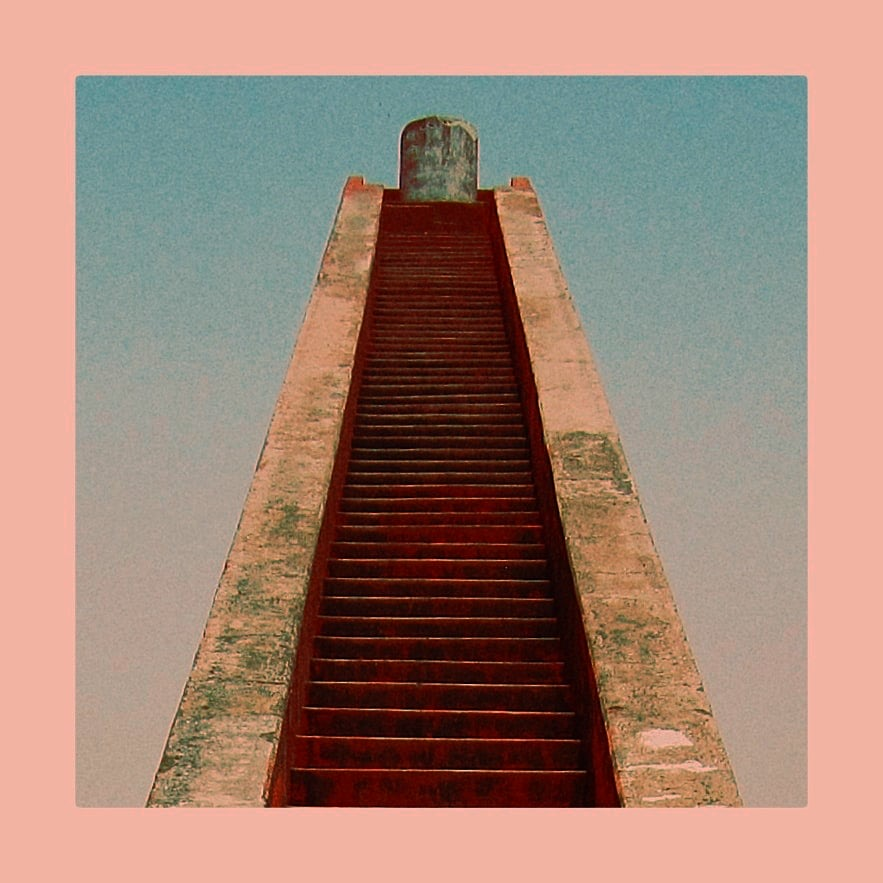
%> input picture stairs.jpeg, 883 x 883 px
$ octave ex1.m   (GNU Octave 9; MATLAB toolbox functions it lacks are replaced by stand-ins)
%> lines starting %> are read from the running program, lines starting %| are printed output that depends on the picture; in (x1, y1, x2, y2) boxes, pixels count from 0 and x2, y2 are one past the last pixel; in counts of white or black regions, pixels touching at a corner belong together; the program's own positions count from 1
clc;clear all;close all;

A = imread('stairs.jpeg');
%> A is the input picture: size 883x883x3 uint8; mean R, G, B 163, 132.7, 118.6
Abw = rgb2gray(A);
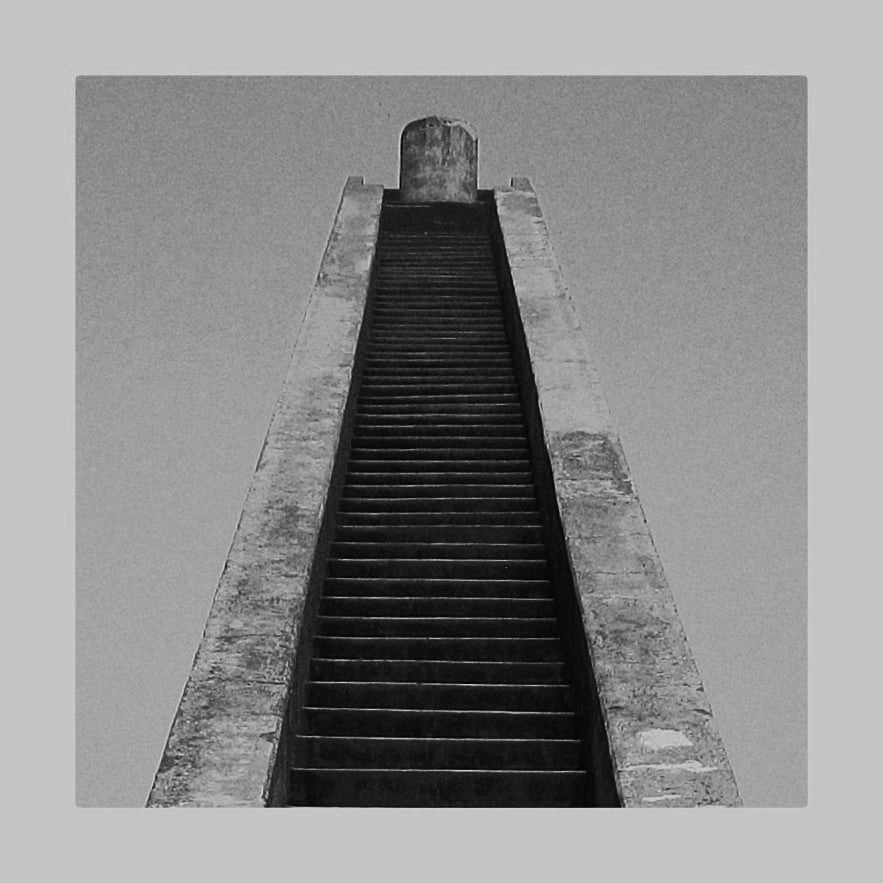
%> Abw: size 883x883 uint8; min 2, max 215, mean 140.2
figure();
imshow(Abw);

At = fft2(Abw);
F = log(abs(fftshift(At))+1);
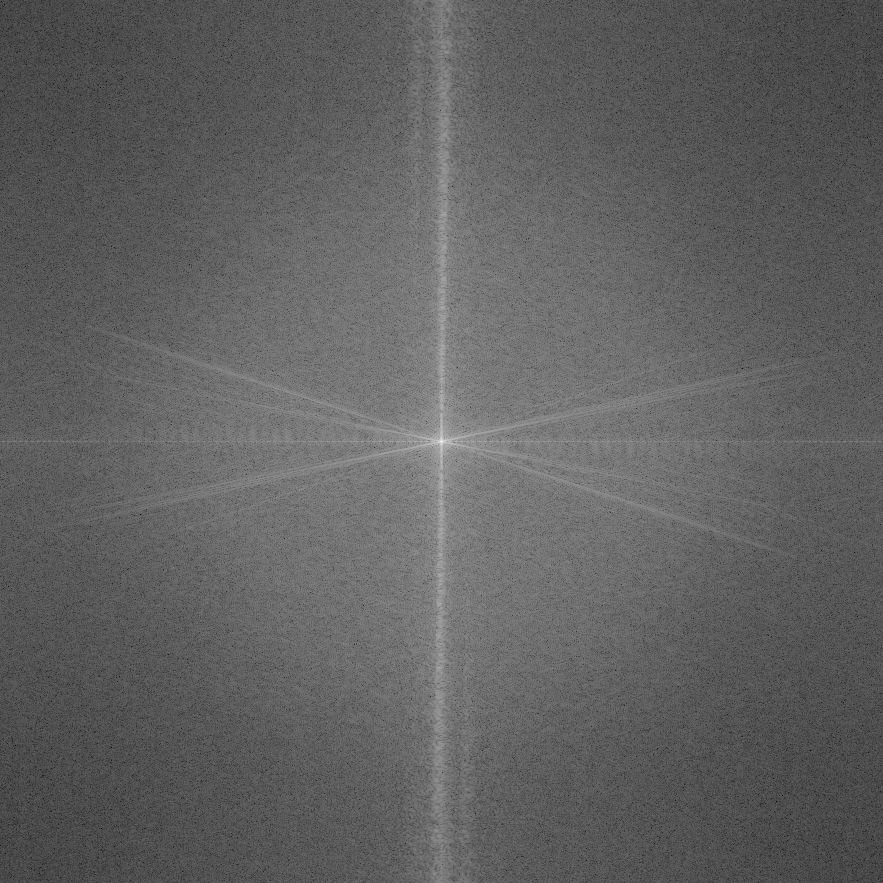
%> F: size 883x883 double; min 0.988, max 18.51, mean 7.67; drawn with min black and max white
figure();
imshow(mat2gray(F),[]);

Bt = sort(abs(At(:)));
keep = 0.05;
thresh = Bt(floor((1-keep)*length(Bt)));
%> thresh = 18412.6
ind = abs(At)>thresh;
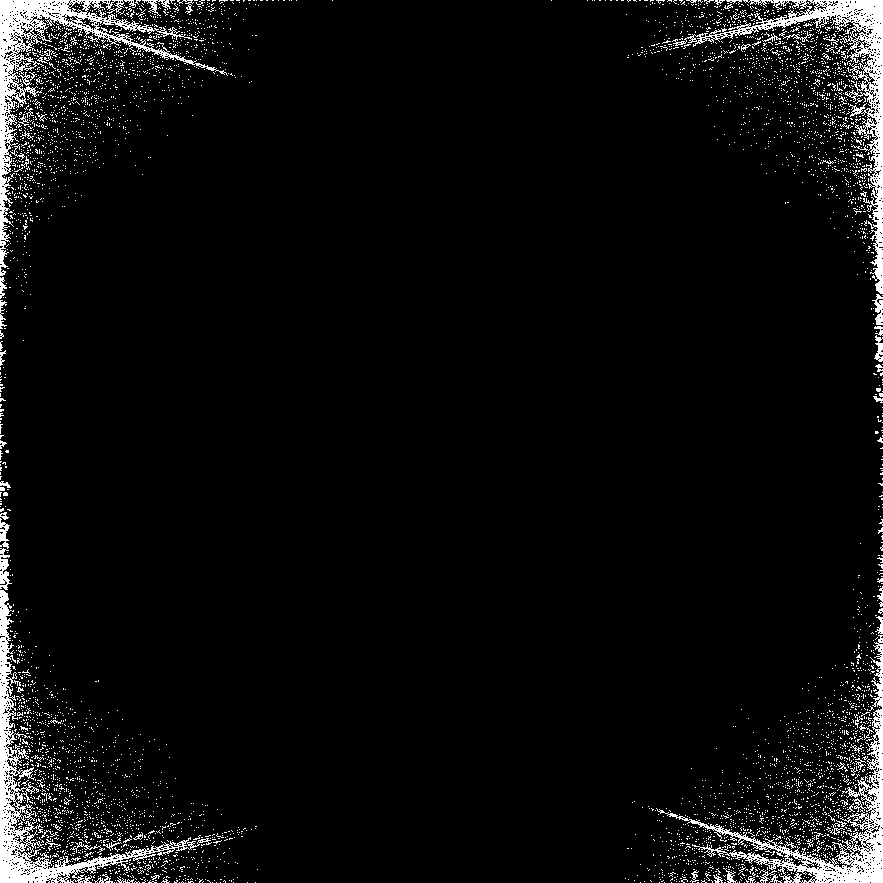
%> ind: size 883x883 logical; 5% white; 5131 white regions (5056 under 20 px), largest, box (x1, y1, x2, y2) and area: (0, 0, 228, 276) 6435, (0, 590, 212, 883) 6386, (672, 0, 883, 294) 6344
Atlow = At.*ind;

Fnew = log(abs(fftshift(Atlow))+1);
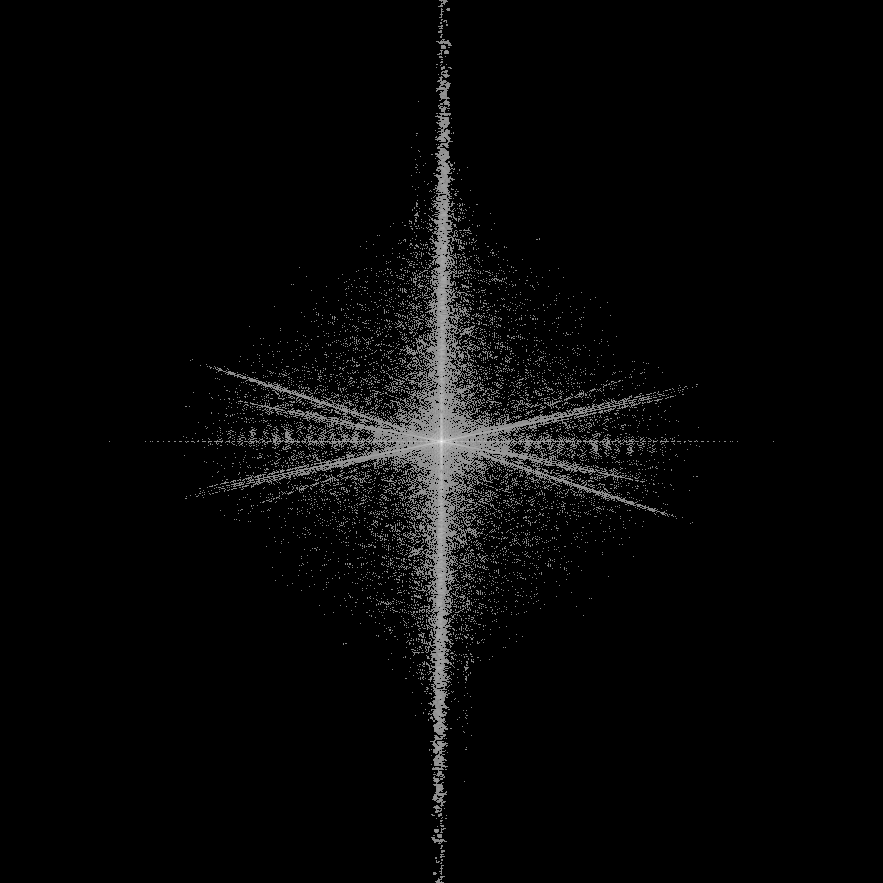
%> Fnew: size 883x883 double; min 0, max 18.51, mean 0.52; drawn with min black and max white
figure();
imshow(mat2gray(Fnew),[]);

Alow=uint8(ifft2(Atlow));
figure();
imshow(Alow);
